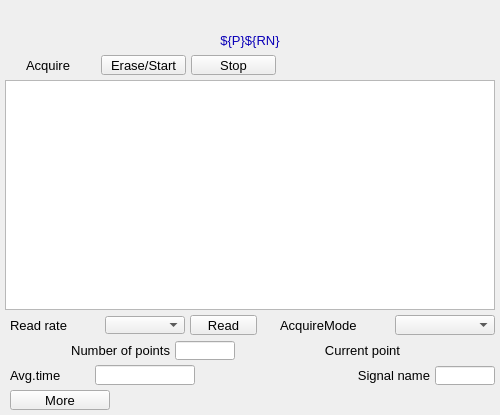
<?xml version="1.0" ?>
<ui version="4.0">
  <class>Dialog</class>
  <widget class="QWidget" name="screen">
    <property name="geometry">
      <rect>
        <x>370</x>
        <y>223</y>
        <width>500</width>
        <height>415</height>
      </rect>
    </property>
    <property name="styleSheet">
      <string notr="true">QWidget#screen {
  color: rgb(0, 0, 0);
  background-color: rgb(187, 187, 187);
  }</string>
    </property>
    <property name="windowTitle">
      <string>NDTimeSeriesPlot</string>
    </property>
    <widget class="PyDMLabel" name="text_update">
      <property name="geometry">
        <rect>
          <x>0</x>
          <y>5</y>
          <width>500</width>
          <height>20</height>
        </rect>
      </property>
      <property name="toolTip">
        <string>PV: ${P}${RN}Name</string>
      </property>
      <property name="channel" stdset="0">
        <string>ca://${P}${RN}Name</string>
      </property>
      <property name="font" stdset="0">
        <font>
          <pointsize>10</pointsize>
        </font>
      </property>
      <property name="alignment">
        <set>Qt::AlignCenter</set>
      </property>
      <property name="textInteractionFlags">
        <set>Qt::TextSelectableByKeyboard|Qt::TextSelectableByMouse</set>
      </property>
      <property name="styleSheet">
        <string notr="true">PyDMLabel#text_update {
  color: rgb(10, 0, 184);
  background-color: rgb(187, 187, 187);
  }</string>
      </property>
    </widget>
    <widget class="PyDMWaveformPlot" name="cartesian_plot">
      <property name="geometry">
        <rect>
          <x>5</x>
          <y>80</y>
          <width>490</width>
          <height>230</height>
        </rect>
      </property>
      <property name="toolTip">
        <string>cartesian_plot</string>
      </property>
      <property name="title" stdset="0">
        <string>$(P)$(RN)TimeSeries</string>
      </property>
      <property name="xLabels">
        <stringlist>
          <string>Time {s}</string>
        </stringlist>
      </property>
      <property name="yLabels">
        <stringlist>
          <string>${P}${RN}TimeSeries</string>
        </stringlist>
      </property>
      <property name="curves" stdset="0">
        <stringlist>
          <string>{&quot;name&quot;: &quot;curve 1&quot;, &quot;x_channel&quot;: &quot;ca://${prefix}TSTimeAxis&quot;, &quot;y_channel&quot;: &quot;ca://${P}${RN}TimeSeries&quot;, &quot;color&quot;: &quot;#4b6ec7&quot;, &quot;lineStyle&quot;: 1, &quot;lineWidth&quot;: 1, &quot;symbolSize&quot;: 10, &quot;redraw_mode&quot;: 2, &quot;block_size&quot;: 1200}</string>
        </stringlist>
      </property>
      <property name="axisColor" stdset="0">
        <color>
          <red>0</red>
          <green>0</green>
          <blue>0</blue>
        </color>
      </property>
      <property name="backgroundColor" stdset="0">
        <color>
          <red>218</red>
          <green>218</green>
          <blue>218</blue>
        </color>
      </property>
    </widget>
    <widget class="QLabel" name="text">
      <property name="geometry">
        <rect>
          <x>26</x>
          <y>55</y>
          <width>70</width>
          <height>20</height>
        </rect>
      </property>
      <property name="text">
        <string>Acquire</string>
      </property>
      <property name="font" stdset="0">
        <font>
          <pointsize>10</pointsize>
        </font>
      </property>
      <property name="brush" stdset="0">
        <brush brushstyle="SolidPattern">
          <color alpha="255">
            <red>0</red>
            <green>0</green>
            <blue>0</blue>
          </color>
        </brush>
      </property>
      <property name="toolTip">
        <string>text</string>
      </property>
      <property name="alignment">
        <set>Qt::AlignLeading|Qt::AlignLeft|Qt::AlignVCenter</set>
      </property>
      <property name="styleSheet">
        <string notr="true">QLabel#text {
  color: rgb(0, 0, 0);
  }</string>
      </property>
    </widget>
    <widget class="PyDMPushButton" name="message_button">
      <property name="geometry">
        <rect>
          <x>101</x>
          <y>55</y>
          <width>85</width>
          <height>20</height>
        </rect>
      </property>
      <property name="text">
        <string>Erase/Start</string>
      </property>
      <property name="font" stdset="0">
        <font>
          <pointsize>10</pointsize>
        </font>
      </property>
      <property name="toolTip">
        <string>${prefix}TSAcquire</string>
      </property>
      <property name="channel" stdset="0">
        <string>ca://${prefix}TSAcquire</string>
      </property>
      <property name="pressValue" stdset="0">
        <string>1</string>
      </property>
      <property name="styleSheet">
        <string notr="true">PyDMPushButton#message_button {
  color: rgb(0, 0, 0);
  background-color: rgb(115, 223, 255);
  }</string>
      </property>
    </widget>
    <widget class="PyDMPushButton" name="message_button_1">
      <property name="geometry">
        <rect>
          <x>191</x>
          <y>55</y>
          <width>85</width>
          <height>20</height>
        </rect>
      </property>
      <property name="text">
        <string>Stop</string>
      </property>
      <property name="font" stdset="0">
        <font>
          <pointsize>10</pointsize>
        </font>
      </property>
      <property name="toolTip">
        <string>${prefix}TSAcquire</string>
      </property>
      <property name="channel" stdset="0">
        <string>ca://${prefix}TSAcquire</string>
      </property>
      <property name="pressValue" stdset="0">
        <string>0</string>
      </property>
      <property name="styleSheet">
        <string notr="true">PyDMPushButton#message_button_1 {
  color: rgb(0, 0, 0);
  background-color: rgb(115, 223, 255);
  }</string>
      </property>
    </widget>
    <widget class="PyDMLabel" name="text_update_1">
      <property name="geometry">
        <rect>
          <x>282</x>
          <y>56</y>
          <width>100</width>
          <height>18</height>
        </rect>
      </property>
      <property name="toolTip">
        <string>PV: ${prefix}TSAcquiring</string>
      </property>
      <property name="channel" stdset="0">
        <string>ca://${prefix}TSAcquiring</string>
      </property>
      <property name="displayFormat" stdset="0">
        <enum>PyDMLabel::String</enum>
      </property>
      <property name="font" stdset="0">
        <font>
          <pointsize>10</pointsize>
        </font>
      </property>
      <property name="alignment">
        <set>Qt::AlignLeading|Qt::AlignLeft|Qt::AlignVCenter</set>
      </property>
      <property name="textInteractionFlags">
        <set>Qt::TextSelectableByKeyboard|Qt::TextSelectableByMouse</set>
      </property>
      <property name="styleSheet">
        <string notr="true">PyDMLabel#text_update_1 {
  color: rgb(10, 0, 184);
  background-color: rgb(70, 70, 70);
  }</string>
      </property>
    </widget>
    <widget class="QLabel" name="text_1">
      <property name="geometry">
        <rect>
          <x>0</x>
          <y>30</y>
          <width>500</width>
          <height>20</height>
        </rect>
      </property>
      <property name="text">
        <string>${P}${RN}</string>
      </property>
      <property name="font" stdset="0">
        <font>
          <pointsize>10</pointsize>
        </font>
      </property>
      <property name="brush" stdset="0">
        <brush brushstyle="SolidPattern">
          <color alpha="255">
            <red>10</red>
            <green>0</green>
            <blue>184</blue>
          </color>
        </brush>
      </property>
      <property name="toolTip">
        <string>text_1</string>
      </property>
      <property name="alignment">
        <set>Qt::AlignCenter</set>
      </property>
      <property name="styleSheet">
        <string notr="true">QLabel#text_1 {
  color: rgb(10, 0, 184);
  }</string>
      </property>
    </widget>
    <widget class="QLabel" name="text_2">
      <property name="geometry">
        <rect>
          <x>320</x>
          <y>365</y>
          <width>110</width>
          <height>20</height>
        </rect>
      </property>
      <property name="text">
        <string>Signal name</string>
      </property>
      <property name="font" stdset="0">
        <font>
          <pointsize>10</pointsize>
        </font>
      </property>
      <property name="brush" stdset="0">
        <brush brushstyle="SolidPattern">
          <color alpha="255">
            <red>0</red>
            <green>0</green>
            <blue>0</blue>
          </color>
        </brush>
      </property>
      <property name="toolTip">
        <string>text_2</string>
      </property>
      <property name="alignment">
        <set>Qt::AlignRight|Qt::AlignTrailing|Qt::AlignVCenter</set>
      </property>
      <property name="styleSheet">
        <string notr="true">QLabel#text_2 {
  color: rgb(0, 0, 0);
  }</string>
      </property>
    </widget>
    <widget class="PyDMLineEdit" name="text_entry">
      <property name="geometry">
        <rect>
          <x>435</x>
          <y>366</y>
          <width>60</width>
          <height>19</height>
        </rect>
      </property>
      <property name="channel" stdset="0">
        <string>ca://${P}${RN}Name</string>
      </property>
      <property name="toolTip">
        <string>${P}${RN}Name</string>
      </property>
      <property name="font" stdset="0">
        <font>
          <pointsize>10</pointsize>
        </font>
      </property>
      <property name="styleSheet">
        <string notr="true">PyDMLineEdit#text_entry {
  color: rgb(0, 0, 0);
  background-color: rgb(115, 223, 255);
  border: 1px solid black;
  margin: 0px;
  padding: 0px;
  spacing: 0px;
  }</string>
      </property>
    </widget>
    <widget class="QLabel" name="text_3">
      <property name="geometry">
        <rect>
          <x>10</x>
          <y>365</y>
          <width>80</width>
          <height>20</height>
        </rect>
      </property>
      <property name="text">
        <string>Avg.time</string>
      </property>
      <property name="font" stdset="0">
        <font>
          <pointsize>10</pointsize>
        </font>
      </property>
      <property name="brush" stdset="0">
        <brush brushstyle="SolidPattern">
          <color alpha="255">
            <red>0</red>
            <green>0</green>
            <blue>0</blue>
          </color>
        </brush>
      </property>
      <property name="toolTip">
        <string>text_3</string>
      </property>
      <property name="alignment">
        <set>Qt::AlignLeading|Qt::AlignLeft|Qt::AlignVCenter</set>
      </property>
      <property name="styleSheet">
        <string notr="true">QLabel#text_3 {
  color: rgb(0, 0, 0);
  }</string>
      </property>
    </widget>
    <widget class="PyDMLineEdit" name="text_entry_1">
      <property name="geometry">
        <rect>
          <x>95</x>
          <y>365</y>
          <width>100</width>
          <height>20</height>
        </rect>
      </property>
      <property name="channel" stdset="0">
        <string>ca://${prefix}TSAveragingTime</string>
      </property>
      <property name="toolTip">
        <string>${prefix}TSAveragingTime</string>
      </property>
      <property name="font" stdset="0">
        <font>
          <pointsize>10</pointsize>
        </font>
      </property>
      <property name="styleSheet">
        <string notr="true">PyDMLineEdit#text_entry_1 {
  color: rgb(0, 0, 0);
  background-color: rgb(115, 223, 255);
  border: 1px solid black;
  margin: 0px;
  padding: 0px;
  spacing: 0px;
  }</string>
      </property>
    </widget>
    <widget class="PyDMLabel" name="text_update_2">
      <property name="geometry">
        <rect>
          <x>200</x>
          <y>366</y>
          <width>100</width>
          <height>18</height>
        </rect>
      </property>
      <property name="toolTip">
        <string>PV: ${prefix}TSAveragingTime_RBV</string>
      </property>
      <property name="channel" stdset="0">
        <string>ca://${prefix}TSAveragingTime_RBV</string>
      </property>
      <property name="font" stdset="0">
        <font>
          <pointsize>10</pointsize>
        </font>
      </property>
      <property name="alignment">
        <set>Qt::AlignLeading|Qt::AlignLeft|Qt::AlignVCenter</set>
      </property>
      <property name="textInteractionFlags">
        <set>Qt::TextSelectableByKeyboard|Qt::TextSelectableByMouse</set>
      </property>
      <property name="styleSheet">
        <string notr="true">PyDMLabel#text_update_2 {
  color: rgb(10, 0, 184);
  background-color: rgb(187, 187, 187);
  }</string>
      </property>
    </widget>
    <widget class="PyDMEnumComboBox" name="menu">
      <property name="geometry">
        <rect>
          <x>395</x>
          <y>315</y>
          <width>100</width>
          <height>20</height>
        </rect>
      </property>
      <property name="toolTip">
        <string>${prefix}TSAcquireMode</string>
      </property>
      <property name="channel" stdset="0">
        <string>ca://${prefix}TSAcquireMode</string>
      </property>
      <property name="font" stdset="0">
        <font>
          <pointsize>10</pointsize>
        </font>
      </property>
      <property name="styleSheet">
        <string notr="true">PyDMEnumComboBox#menu {
  color: rgb(0, 0, 0);
  background-color: rgb(115, 223, 255);
  }</string>
      </property>
    </widget>
    <widget class="QLabel" name="text_4">
      <property name="geometry">
        <rect>
          <x>280</x>
          <y>315</y>
          <width>110</width>
          <height>20</height>
        </rect>
      </property>
      <property name="text">
        <string>AcquireMode</string>
      </property>
      <property name="font" stdset="0">
        <font>
          <pointsize>10</pointsize>
        </font>
      </property>
      <property name="brush" stdset="0">
        <brush brushstyle="SolidPattern">
          <color alpha="255">
            <red>0</red>
            <green>0</green>
            <blue>0</blue>
          </color>
        </brush>
      </property>
      <property name="toolTip">
        <string>text_4</string>
      </property>
      <property name="alignment">
        <set>Qt::AlignLeading|Qt::AlignLeft|Qt::AlignVCenter</set>
      </property>
      <property name="styleSheet">
        <string notr="true">QLabel#text_4 {
  color: rgb(0, 0, 0);
  }</string>
      </property>
    </widget>
    <widget class="PyDMPushButton" name="message_button_2">
      <property name="geometry">
        <rect>
          <x>190</x>
          <y>315</y>
          <width>67</width>
          <height>20</height>
        </rect>
      </property>
      <property name="text">
        <string>Read</string>
      </property>
      <property name="font" stdset="0">
        <font>
          <pointsize>10</pointsize>
        </font>
      </property>
      <property name="toolTip">
        <string>${prefix}TSRead</string>
      </property>
      <property name="channel" stdset="0">
        <string>ca://${prefix}TSRead</string>
      </property>
      <property name="pressValue" stdset="0">
        <string>1</string>
      </property>
      <property name="styleSheet">
        <string notr="true">PyDMPushButton#message_button_2 {
  color: rgb(0, 0, 0);
  background-color: rgb(115, 223, 255);
  }</string>
      </property>
    </widget>
    <widget class="PyDMEnumComboBox" name="menu_1">
      <property name="geometry">
        <rect>
          <x>105</x>
          <y>316</y>
          <width>80</width>
          <height>18</height>
        </rect>
      </property>
      <property name="toolTip">
        <string>${prefix}TSRead.SCAN</string>
      </property>
      <property name="channel" stdset="0">
        <string>ca://${prefix}TSRead.SCAN</string>
      </property>
      <property name="font" stdset="0">
        <font>
          <pointsize>10</pointsize>
        </font>
      </property>
      <property name="styleSheet">
        <string notr="true">PyDMEnumComboBox#menu_1 {
  color: rgb(0, 0, 0);
  background-color: rgb(115, 223, 255);
  }</string>
      </property>
    </widget>
    <widget class="QLabel" name="text_5">
      <property name="geometry">
        <rect>
          <x>10</x>
          <y>315</y>
          <width>90</width>
          <height>20</height>
        </rect>
      </property>
      <property name="text">
        <string>Read rate</string>
      </property>
      <property name="font" stdset="0">
        <font>
          <pointsize>10</pointsize>
        </font>
      </property>
      <property name="brush" stdset="0">
        <brush brushstyle="SolidPattern">
          <color alpha="255">
            <red>0</red>
            <green>0</green>
            <blue>0</blue>
          </color>
        </brush>
      </property>
      <property name="toolTip">
        <string>text_5</string>
      </property>
      <property name="alignment">
        <set>Qt::AlignLeading|Qt::AlignLeft|Qt::AlignVCenter</set>
      </property>
      <property name="styleSheet">
        <string notr="true">QLabel#text_5 {
  color: rgb(0, 0, 0);
  }</string>
      </property>
    </widget>
    <widget class="QLabel" name="text_6">
      <property name="geometry">
        <rect>
          <x>10</x>
          <y>340</y>
          <width>160</width>
          <height>20</height>
        </rect>
      </property>
      <property name="text">
        <string>Number of points</string>
      </property>
      <property name="font" stdset="0">
        <font>
          <pointsize>10</pointsize>
        </font>
      </property>
      <property name="brush" stdset="0">
        <brush brushstyle="SolidPattern">
          <color alpha="255">
            <red>0</red>
            <green>0</green>
            <blue>0</blue>
          </color>
        </brush>
      </property>
      <property name="toolTip">
        <string>text_6</string>
      </property>
      <property name="alignment">
        <set>Qt::AlignRight|Qt::AlignTrailing|Qt::AlignVCenter</set>
      </property>
      <property name="styleSheet">
        <string notr="true">QLabel#text_6 {
  color: rgb(0, 0, 0);
  }</string>
      </property>
    </widget>
    <widget class="PyDMLineEdit" name="text_entry_2">
      <property name="geometry">
        <rect>
          <x>175</x>
          <y>341</y>
          <width>60</width>
          <height>19</height>
        </rect>
      </property>
      <property name="channel" stdset="0">
        <string>ca://${prefix}TSNumPoints</string>
      </property>
      <property name="toolTip">
        <string>${prefix}TSNumPoints</string>
      </property>
      <property name="font" stdset="0">
        <font>
          <pointsize>10</pointsize>
        </font>
      </property>
      <property name="styleSheet">
        <string notr="true">PyDMLineEdit#text_entry_2 {
  color: rgb(0, 0, 0);
  background-color: rgb(115, 223, 255);
  border: 1px solid black;
  margin: 0px;
  padding: 0px;
  spacing: 0px;
  }</string>
      </property>
    </widget>
    <widget class="QLabel" name="text_7">
      <property name="geometry">
        <rect>
          <x>270</x>
          <y>340</y>
          <width>130</width>
          <height>20</height>
        </rect>
      </property>
      <property name="text">
        <string>Current point</string>
      </property>
      <property name="font" stdset="0">
        <font>
          <pointsize>10</pointsize>
        </font>
      </property>
      <property name="brush" stdset="0">
        <brush brushstyle="SolidPattern">
          <color alpha="255">
            <red>0</red>
            <green>0</green>
            <blue>0</blue>
          </color>
        </brush>
      </property>
      <property name="toolTip">
        <string>text_7</string>
      </property>
      <property name="alignment">
        <set>Qt::AlignRight|Qt::AlignTrailing|Qt::AlignVCenter</set>
      </property>
      <property name="styleSheet">
        <string notr="true">QLabel#text_7 {
  color: rgb(0, 0, 0);
  }</string>
      </property>
    </widget>
    <widget class="PyDMLabel" name="text_update_3">
      <property name="geometry">
        <rect>
          <x>405</x>
          <y>341</y>
          <width>90</width>
          <height>18</height>
        </rect>
      </property>
      <property name="toolTip">
        <string>PV: ${prefix}TSCurrentPoint</string>
      </property>
      <property name="channel" stdset="0">
        <string>ca://${prefix}TSCurrentPoint</string>
      </property>
      <property name="font" stdset="0">
        <font>
          <pointsize>10</pointsize>
        </font>
      </property>
      <property name="alignment">
        <set>Qt::AlignLeading|Qt::AlignLeft|Qt::AlignVCenter</set>
      </property>
      <property name="textInteractionFlags">
        <set>Qt::TextSelectableByKeyboard|Qt::TextSelectableByMouse</set>
      </property>
      <property name="styleSheet">
        <string notr="true">PyDMLabel#text_update_3 {
  color: rgb(10, 0, 184);
  background-color: rgb(187, 187, 187);
  }</string>
      </property>
    </widget>
    <widget class="PyDMRelatedDisplayButton" name="related_display">
      <property name="geometry">
        <rect>
          <x>10</x>
          <y>390</y>
          <width>100</width>
          <height>20</height>
        </rect>
      </property>
      <property name="toolTip">
        <string>More</string>
      </property>
      <property name="text">
        <string>More</string>
      </property>
      <property name="showIcon" stdset="0">
        <bool>true</bool>
      </property>
      <property name="font" stdset="0">
        <font>
          <pointsize>10</pointsize>
        </font>
      </property>
      <property name="styleSheet">
        <string notr="true">PyDMRelatedDisplayButton#related_display {
  color: rgb(0, 0, 0);
  background-color: rgb(115, 223, 255);
  }</string>
      </property>
      <property name="titles" stdset="0">
        <stringlist>
          <string>Time series plugin</string>
        </stringlist>
      </property>
      <property name="filenames" stdset="0">
        <stringlist>
          <string>TimeSeriesPlugin_V332.ui</string>
        </stringlist>
      </property>
      <property name="macros" stdset="0">
        <stringlist>
          <string>P=${P},R=${R}</string>
        </stringlist>
      </property>
      <property name="openInNewWindow" stdset="0">
        <bool>true</bool>
      </property>
    </widget>
  </widget>
  <customwidgets>
    <customwidget>
      <class>PyDMLabel</class>
      <extends>QLabel</extends>
      <header>pydm.widgets.label</header>
    </customwidget>
    <customwidget>
      <class>PyDMWaveformPlot</class>
      <extends>QGraphicsView</extends>
      <header>pydm.widgets.waveformplot</header>
    </customwidget>
    <customwidget>
      <class>PyDMPushButton</class>
      <extends>QPushButton</extends>
      <header>pydm.widgets.pushbutton</header>
    </customwidget>
    <customwidget>
      <class>PyDMLineEdit</class>
      <extends>QLineEdit</extends>
      <header>pydm.widgets.line_edit</header>
    </customwidget>
    <customwidget>
      <class>PyDMEnumComboBox</class>
      <extends>QComboBox</extends>
      <header>pydm.widgets.enum_combo_box</header>
    </customwidget>
    <customwidget>
      <class>PyDMRelatedDisplayButton</class>
      <extends>QPushButton</extends>
      <header>pydm.widgets.related_display_button</header>
    </customwidget>
  </customwidgets>
</ui>
